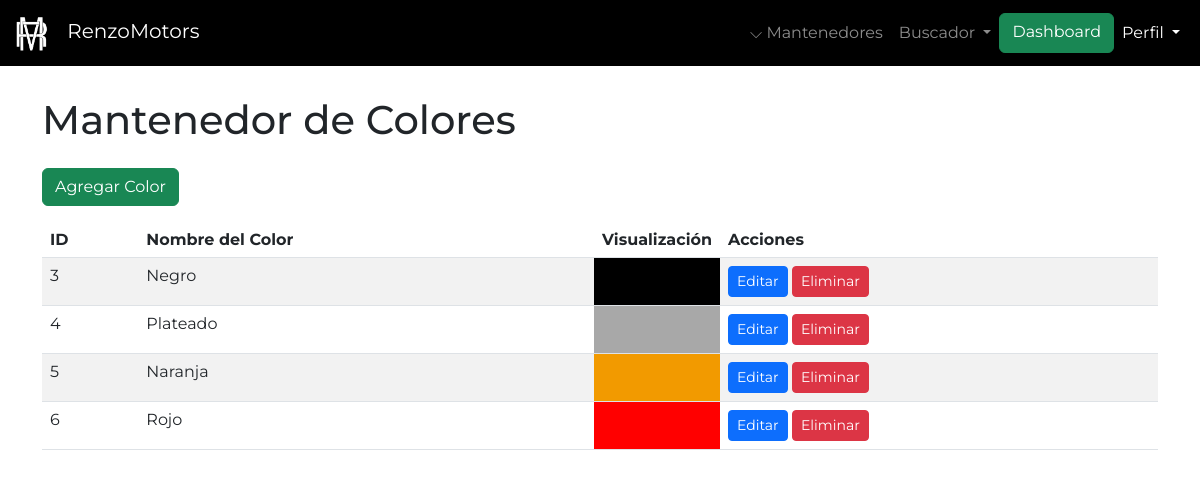
Page /admin/mantenedores/colores/mantenedor_colores.php on the earlier database version.
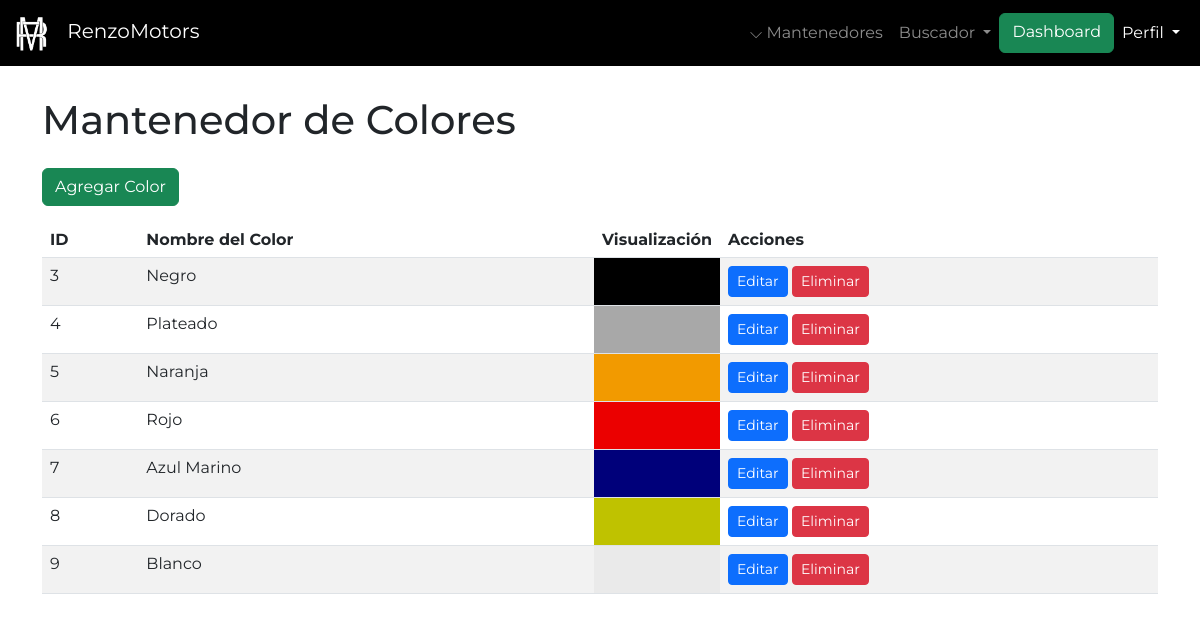
Same page on the later database version.
### tables this page shows
CREATE TABLE `color` (
  `id_color` int(11) NOT NULL,
  `nombre_color` varchar(100) NOT NULL,
  `codigo_color` varchar(100) NOT NULL
);

### admin/mantenedores/colores/mantenedor_colores.php (the view, shortened to what this page needs)
<?php
include '../../../config/conexion.php';
include '../../navbaradmin.php';
?>
<!DOCTYPE html>
<html lang="es">
<head>
    <link href="https://cdn.jsdelivr.net/npm/bootstrap@5.3.0/dist/css/bootstrap.min.css" rel="stylesheet">
</head>
<body class="pt-5">
    <div class="container mt-5">
        <h1 class="mb-4">Mantenedor de Colores</h1>
        <a href="crear_color.php" class="btn btn-success mb-3">Agregar Color</a>
        <table class="table table-striped">
            <thead>
                <tr>
                    <th>ID</th>
                    <th>Nombre del Color</th>
                    <th>Visualización</th>
                    <th>Acciones</th>
                </tr>
            </thead>
            <tbody>
                <?php
                $colores = mysqli_query($conexion, "SELECT * FROM color ");
                while ($color = mysqli_fetch_assoc($colores)) {
                    echo "<tr>
                        <td>{$color['id_color']}</td>
                        <td>{$color['nombre_color']}</td>
                        <td style='background-color: {$color['codigo_color']}; width: 50px; height: 20px;'></td>
                        <td>
                            <a href='editar_color.php?id_color={$color['id_color']}' class='btn btn-primary btn-sm'>Editar</a>
                            <a href='eliminar_color.php?id_color={$color['id_color']}' class='btn btn-danger btn-sm' onclick=\"return confirm('¿Estás seguro de eliminar este color?')\">Eliminar</a>
                        </td>
                    </tr>";
                }
                ?>
            </tbody>
        </table>
    </div>
</body>
</html>

Differences in the rows shown:
changed color "Rojo": codigo_color "#ff0000" → "#eb0000" (drawn)
added color: id_color "7", nombre_color "Azul Marino"
added color: id_color "8", nombre_color "Dorado"
added color: id_color "9", nombre_color "Blanco"
